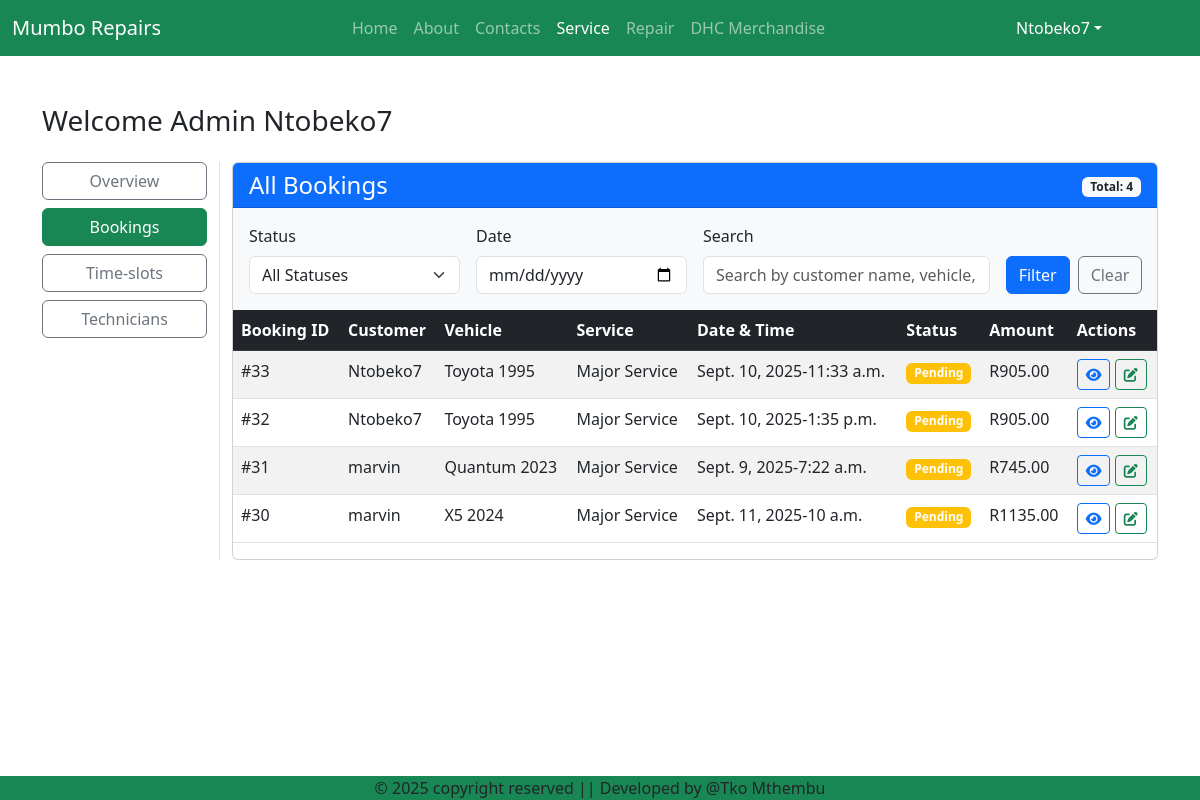
/service/bookings (signed in), run on the app's committed database.
### service/models.py (models this page shows, shortened)
class Booking(models.Model):
    BOOKING_CHOICE = (
        ('pending','Pending'),
        ('confirmed','Confirmed'),
        ('completed','Completed'),
        ('cancelled','Cancelled'),
    )
    booking_id = models.AutoField(primary_key=True, unique=True)
    user = models.ForeignKey(User, on_delete=models.CASCADE)
    quotation = models.ForeignKey(QuotationRequest, on_delete=models.CASCADE)
    time_slot = models.ForeignKey(TimeSlot, on_delete=models.CASCADE)
    created_at = models.DateTimeField(auto_now_add=True)
    status = models.CharField(max_length=20, choices=BOOKING_CHOICE, default='pending')
    class Meta:
        constraints = [
            models.UniqueConstraint(
                fields=['quotation'],
                name='unique_quotation_booking'
            )
        ]
        indexes = [
            models.Index(fields=['time_slot']),
            models.Index(fields=['quotation']),
            models.Index(fields=['user', 'status']),
        ]

class QuotationRequest(models.Model):
    TRANSOPT = [
        ('manual','Manual'),
        ('automatic','Automatic')
    ]
    GASCHOICE = [
        ('petro','Petrol'),
        ('diesel','diesel'),
    ]
    quotereq_id = models.AutoField(primary_key=True, unique=True)
    user = models.ForeignKey(User, on_delete=models.CASCADE)
    vehicle_type = models.ForeignKey(Vehicle, on_delete=models.CASCADE)
    engine_capacity = models.DecimalField(max_digits=4, decimal_places=1, blank=True, null=True)
    gas = models.CharField(max_length=10, choices=GASCHOICE, blank=True, null=True)
    millage = models.CharField(max_length=6, blank=True, null=True)
    transmission = models.CharField(max_length=10, choices=TRANSOPT, default='manual',blank=True, null=True)
    service_requested = models.ForeignKey(Services,on_delete=models.CASCADE, blank=True, null=True)
    total_cost = models.DecimalField(max_digits=10, decimal_places=2, null=True, blank=True)
    additional_notes = models.TextField(blank=True)
    created_at = models.DateTimeField(auto_now_add=True)

class Vehicle(models.Model):
    vehicle_id = models.AutoField(primary_key=True, unique=True)
    owner = models.ForeignKey(User, on_delete=models.CASCADE, blank=True, null=True)
    name = models.CharField(max_length=25, blank=True, null=True)
    model = models.CharField(max_length=15, blank=True, null=True)
    year = models.CharField(max_length=4, blank=True, null=True)
    vin_number = models.CharField(max_length=25, blank=True, null=True)
    license_plate = models.CharField(max_length=12, blank=True, null=True)
    def __str__(self):
        return f'{self.name}'

class Services(models.Model):
    service_id = models.AutoField(primary_key=True, unique=True)
    service_type = models.CharField(max_length=20, blank=True, null=True)
    description = models.CharField(max_length=50, blank=True, null=True)
    base_price = models.DecimalField(max_digits=10, decimal_places=2)
    def __str__(self):
        return(self.service_type)

class TimeSlot(models.Model):
    timeslot_id = models.AutoField(primary_key=True, unique=True)
    date = models.DateField(blank=True, null=True)
    start_time = models.TimeField()  # Changed from DateTimeField
    end_time = models.TimeField()    # Changed from DateTimeField
    is_available = models.BooleanField(default=True)

### service/views.py (the view, shortened to what this page needs)
# urls.py: path('bookings', views.bookings, name='bookings'),
@login_required
def bookings(request):
    bookings_list = Booking.objects.select_related('time_slot', 'user').all().order_by('-created_at')
    status_filter = request.GET.get('status')
    search_filter = request.GET.get('search')
    if status_filter:
        bookings_list = bookings_list.filter(status=status_filter)
    paginator = Paginator(bookings_list, 10)
    page_number = request.GET.get('page')
    bookings = paginator.get_page(page_number)
    if request.method == 'GET':
        return render(request, 'service/bookings.html', {'bookings': bookings})

### service/templates/service/bookings.html (shortened to what this page needs)
{% extends "HomeApp/base.html" %}
{% load static %}
{% block main-content %}
<div class="container my-5">
    <div class="row mb-3">
        <h3>Welcome Admin <span class="text-capitalize">{{request.user}}</span></h3>
    </div>
    <div class="row">
        <div class="col-sm-2 border-end">
            <ul class="list-unstyled">
                <li class="d-grid mb-2"><a href="{% url "service:dashboard" %}" class="btn btn-outline-secondary">Overview</a></li>
                <li class="d-grid mb-2"><a href="{% url "service:bookings" %}" class="btn btn-success">Bookings</a></li>
                <li class="d-grid mb-2"><a href="{% url 'service:slot' %}" class="btn btn-outline-secondary">Time-slots</a></li>
                <li class="d-grid mb-2"><a href="#" class="btn btn-outline-secondary">Technicians</a></li>
            </ul>
        </div>
        <div class="col-sm-10">
            <div class="card">
                <div class="card-header bg-primary text-white">
                    <div class="row align-items-center">
                        <div class="col-md-6">
                            <h4 class="mb-0">All Bookings</h4>
                        </div>
                        <div class="col-md-6 text-end">
                            <span class="badge bg-light text-dark">Total: {{ bookings.paginator.count }}</span>
                        </div>
                    </div>
                </div>
                <div class="card-body bg-light">
                    <form method="get" class="row g-3">
                        <div class="col-md-3">
                            <label for="status" class="form-label">Status</label>
                            <select name="status" id="status" class="form-select">
                                <option value="">All Statuses</option>
                            </select>
                        </div>
                        <div class="col-md-3">
                            <label for="date" class="form-label">Date</label>
                            <input type="date" name="date" id="date" class="form-control" value="{{ request.GET.date }}">
                        </div>
                        <div class="col-md-4">
                            <label for="search" class="form-label">Search</label>
                            <input type="text" name="search" id="search" class="form-control" placeholder="Search by customer name, vehicle, or service..." value="{{ request.GET.search }}">
                        </div>
                        <div class="col-md-2 d-flex align-items-end">
                            <button type="submit" class="btn btn-primary me-2">Filter</button>
                            <a href="{% url 'service:bookings' %}" class="btn btn-outline-secondary">Clear</a>
                        </div>
                    </form>
                </div>
                <div class="table-responsive">
                    <table class="table table-striped table-hover">
                        <thead class="table-dark">
                            <tr>
                                <th>Booking ID</th>
                                <th>Customer</th>
                                <th>Vehicle</th>
                                <th>Service</th>
                                <th>Date & Time</th>
                                <th>Status</th>
                                <th>Amount</th>
                                <th>Actions</th>
                            </tr>
                        </thead>
                        <tbody>
                            {% for booking in bookings %}
                            <tr>
                                <td>#{{ booking.booking_id }}</td>
                                <td>{{ booking.customer_name|default:booking.user.username }}</td>
                                <td>{{ booking.quotation.vehicle_type }} {{ booking.quotation.vehicle_type.year }}</td>
                                <td>{{ booking.quotation.service_requested }}</td>
                                <td> {{ booking.time_slot.date }}-{{ booking.time_slot.start_time }}</td>
                                <td>
                                    <span class="badge
                                        {% if booking.status == 'pending' %}bg-warning
                                        {% elif booking.status == 'confirmed' %}bg-info
                                        {% elif booking.status == 'in_progress' %}bg-primary
                                        {% elif booking.status == 'completed' %}bg-success
                                        {% elif booking.status == 'cancelled' %}bg-danger
                                        {% else %}bg-secondary{% endif %}">
                                        {{ booking.get_status_display|default:booking.status }}
                                    </span>
                                </td>
                                <td>R{{ booking.quotation.total_cost|default:0|floatformat:2 }}</td>
                                <td>
                                    <a href="{% url 'service:viewQuote' quotereq_id=30  %}" class="btn btn-sm btn-outline-primary" title="View Details">
                                        <i class="fas fa-eye"></i>
                                    </a>
                                    <a href="#" class="btn btn-sm btn-outline-success" title="Edit">
                                        <i class="fas fa-edit"></i>
                                    </a>
                                </td>
                            </tr>
                            {% endfor %}
                        </tbody>
                    </table>
                </div>
            </div>
        </div>
    </div>
</div>
{% endblock main-content %}

### HomeApp/templates/HomeApp/base.html (shortened to what this page needs)
{% load static %}
<!DOCTYPE html>
<html lang="en">
<head>
    <link href="https://cdn.jsdelivr.net/npm/bootstrap@5.3.5/dist/css/bootstrap.min.css" rel="stylesheet">
    <link rel="stylesheet" href="{% static 'HomeApp/css/all.min.css' %}">
    <link rel="stylesheet" href="{% static 'HomeApp/css/owl.carousel.min.css' %}">
    <link rel="stylesheet" href="https://cdnjs.cloudflare.com/ajax/libs/toastr.js/latest/toastr.min.css">
    <link href="https://cdn.jsdelivr.net/npm/bootstrap@5.3.0/dist/css/bootstrap.min.css" rel="stylesheet">
    <link rel="stylesheet" href="https://cdnjs.cloudflare.com/ajax/libs/font-awesome/6.0.0/css/all.min.css">
</body>
</head>
<body>
    <nav class="navbar navbar-expand-lg navbar-dark bg-success">
        {% if user.is_authenticated %}
            <div class="container-fluid" >
                <a class="navbar-brand" href="#">
                    <img src="">Mumbo Repairs
                </a>
                <div class="collapse navbar-collapse justify-content-center" id="navbarNav">
                    <ul class="navbar-nav">
                        <li class="nav-item">
                        <a class="nav-link {% if request.path == '/home/' %}active{% endif %}" aria-current="page" href="{% url "home" %}">Home</a>
                        </li>
                        <li class="nav-item">
                        <a class="nav-link {% if request.path == '/about/' %}active{% endif %}" href="#">About</a>
                        </li>
                        <li class="nav-item">
                        <a class="nav-link {% if request.path == '/contacts/' %}active{% endif %}" href="#">Contacts</a>
                        </li>
                        <li class="nav-item">
                        <a class="nav-link {% if 'service' in request.path %}active{% endif %}"  href="{% url "service:home" %}">Service</a>
                        </li>
                        <li class="nav-item">
                        <a class="nav-link" href="{% url "repairs:repair" %}">Repair</a>
                        </li>
                        <li class="nav-item">
                        <a class="nav-link" href="#">DHC Merchandise</a>
                        </li>
                    </ul>
                </div>
                <div>
                    <ul class="navbar-nav me-auto mb-2 mb-lg-0">
                        <li class="nav-item dropdown mx-2">
                            <a class="nav-link dropdown-toggle text-white" href="#" id="profileDropdown" role="button" data-bs-toggle="dropdown" arial-expanded="false" style="margin-right:70px">{{user.username}}</a>
                        </li>
                    </ul>
                </div>
            </div>
        {% endif %}
    </nav>
    {% block main-content %}{% endblock main-content %}
    <footer class="container-fluid fixed-bottom bg-success text-center p-0.5 mt-4">
        &copy; 2025 copyright reserved || Developed by @Tko Mthembu
    </footer>
</html>

### data on the page
Booking: booking_id "33", customer_name "Ntobeko7", quotation.vehicle_type "Toyota", quotation.vehicle_type.year "1995", quotation.service_requested "Major Service", time_slot "Sept. 10, 2025", time_slot.start_time "11:33 a.m.", status "Pending", quotation.total_cost "905.00"
Booking: booking_id "32", customer_name "Ntobeko7", quotation.vehicle_type "Toyota", quotation.vehicle_type.year "1995", quotation.service_requested "Major Service", time_slot "Sept. 10, 2025", time_slot.start_time "1:35 p.m.", status "Pending", quotation.total_cost "905.00"
Booking: booking_id "31", customer_name "marvin", quotation.vehicle_type "Quantum", quotation.vehicle_type.year "2023", quotation.service_requested "Major Service", time_slot "Sept. 9, 2025", time_slot.start_time "7:22 a.m.", status "Pending", quotation.total_cost "745.00"
Booking: booking_id "30", customer_name "marvin", quotation.vehicle_type "X5", quotation.vehicle_type.year "2024", quotation.service_requested "Major Service", time_slot "Sept. 11, 2025", time_slot.start_time "10 a.m.", status "Pending", quotation.total_cost "1135.00"

### other printed values
{{ user.username }} "Ntobeko7"
{{ request.user }} "Ntobeko7"
{{ bookings.paginator.count }} "4"
